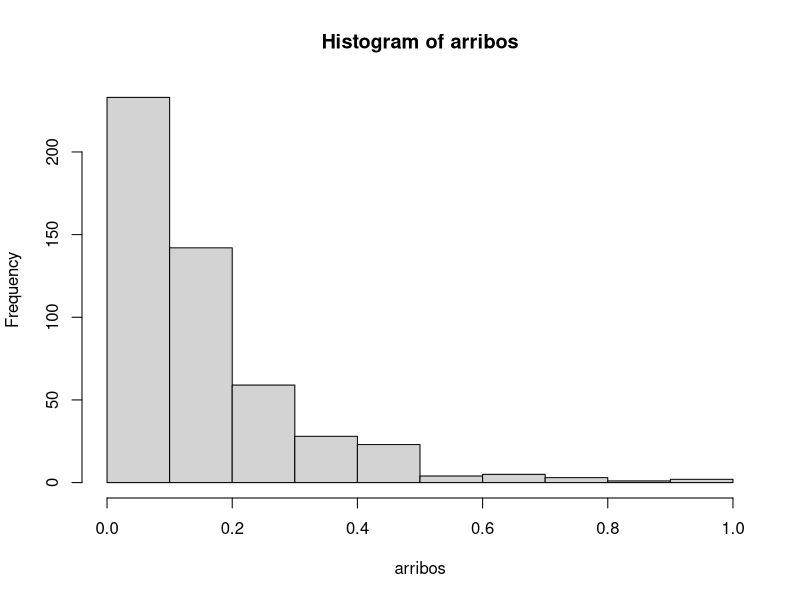
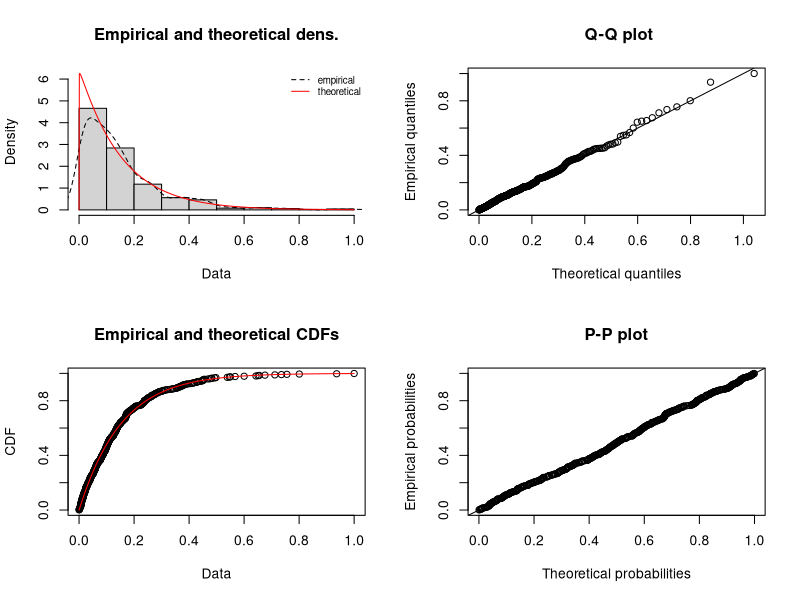
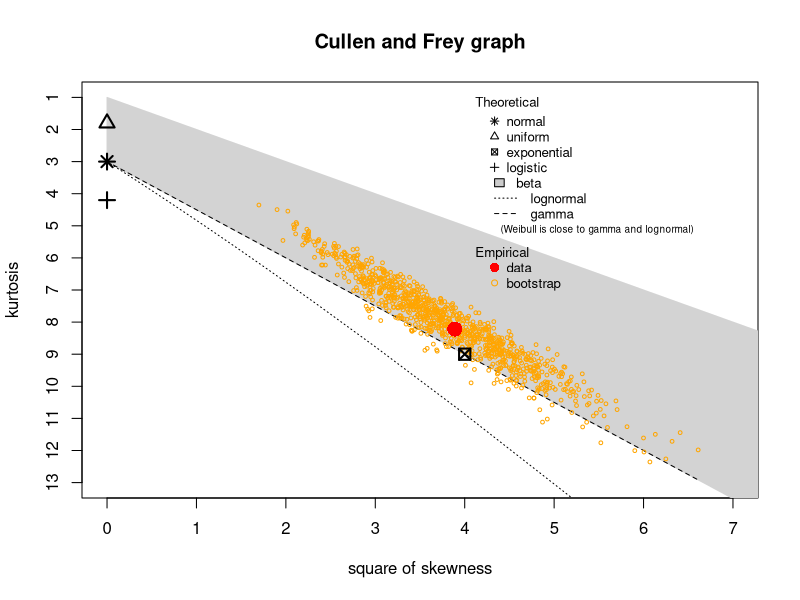

These figures' R source, in order:
# Import de la libreria
library(fitdistrplus)
# Lectura de los CSV
tiempos_arribo <- read.csv("tiempo_arribo.csv")
arribos_mean <- mean(tiempos_arribo$x)
# Normalizacion de los datos entre [0, 1]
arribos = tiempos_arribo$x / max(tiempos_arribo$x)
# Graficación de los histogramas
hist(arribos, plot=TRUE)
# Obtencion de los parametros para "gamma"
ans_arribos <- fitdist(arribos, distr = "gamma", method = "mle")
plot(ans_arribos, demp = TRUE)
descdist(arribos, boot = 1000)
# Mean de arribos
print(arribos_mean)
# Coeficiente de variación
print(sqrt(var(tiempos_arribo$x))/arribos_mean)
# shape o factor forma
print(1/ans_arribos$estimate["shape"])
# rate es beta y el software JMT requiere Tita que es igual a 1/beta
tita <- 1/(ans_arribos$estimate["rate"])
print(tita)
